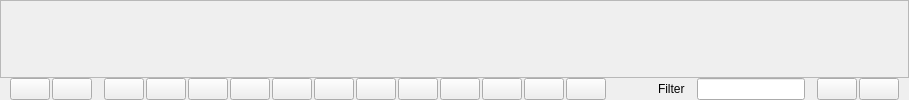
  <widget class="QDockWidget" name="dwResources">
   <property name="features">
    <set>QDockWidget::DockWidgetClosable|QDockWidget::DockWidgetMovable|QDockWidget::DockWidgetVerticalTitleBar</set>
   </property>
   <property name="windowTitle">
    <string>Resources</string>
   </property>
   <attribute name="dockWidgetArea">
    <number>4</number>
   </attribute>
   <widget class="QWidget" name="dockWidgetContents_6">
    <layout class="QGridLayout" name="gridLayout">
     <property name="leftMargin">
      <number>0</number>
     </property>
     <property name="topMargin">
      <number>0</number>
     </property>
     <property name="rightMargin">
      <number>0</number>
     </property>
     <property name="bottomMargin">
      <number>0</number>
     </property>
     <item row="0" column="0">
      <layout class="QVBoxLayout" name="verticalLayout_2">
       <property name="spacing">
        <number>0</number>
       </property>
       <item>
        <widget class="QScrollArea" name="scrollArea_2">
         <property name="widgetResizable">
          <bool>true</bool>
         </property>
         <widget class="QWidget" name="scrollAreaWidgetContents_2">
          <property name="geometry">
           <rect>
            <x>0</x>
            <y>0</y>
            <width>1254</width>
            <height>69</height>
           </rect>
          </property>
          <layout class="QGridLayout" name="gridLayout_4">
           <property name="leftMargin">
            <number>0</number>
           </property>
           <property name="topMargin">
            <number>0</number>
           </property>
           <property name="rightMargin">
            <number>0</number>
           </property>
           <property name="bottomMargin">
            <number>0</number>
           </property>
           <item row="0" column="0">
            <widget class="QAxResourcesWidget" name="wResources" native="true"/>
           </item>
          </layout>
         </widget>
        </widget>
       </item>
       <item>
        <layout class="QHBoxLayout" name="horizontalLayout_2">
         <property name="spacing">
          <number>12</number>
         </property>
         <property name="leftMargin">
          <number>10</number>
         </property>
         <property name="rightMargin">
          <number>10</number>
         </property>
         <item>
          <layout class="QHBoxLayout" name="horizontalLayout_5">
           <property name="spacing">
            <number>2</number>
           </property>
           <item>
            <widget class="QPushButton" name="bBack">
             <property name="text">
              <string/>
             </property>
             <property name="icon">
              <iconset resource="../AxisResources.qrc">
               <normaloff>:/Icons/Icons/Manipulate/BackArrow.png</normaloff>:/Icons/Icons/Manipulate/BackArrow.png</iconset>
             </property>
             <property name="iconSize">
              <size>
               <width>20</width>
               <height>20</height>
              </size>
             </property>
             <property name="checkable">
              <bool>false</bool>
             </property>
             <property name="autoExclusive">
              <bool>false</bool>
             </property>
            </widget>
           </item>
           <item>
            <widget class="QPushButton" name="bForward">
             <property name="text">
              <string/>
             </property>
             <property name="icon">
              <iconset resource="../AxisResources.qrc">
               <normaloff>:/Icons/Icons/Manipulate/ForwardArrow.png</normaloff>:/Icons/Icons/Manipulate/ForwardArrow.png</iconset>
             </property>
             <property name="iconSize">
              <size>
               <width>20</width>
               <height>20</height>
              </size>
             </property>
             <property name="checkable">
              <bool>false</bool>
             </property>
             <property name="autoExclusive">
              <bool>false</bool>
             </property>
            </widget>
           </item>
          </layout>
         </item>
         <item>
          <layout class="QHBoxLayout" name="horizontalLayout_3">
           <property name="spacing">
            <number>2</number>
           </property>
           <item>
            <widget class="QPushButton" name="bCamera">
             <property name="text">
              <string/>
             </property>
             <property name="icon">
              <iconset resource="../AxisResources.qrc">
               <normaloff>:/Icons/Icons/Resources/Camera.png</normaloff>:/Icons/Icons/Resources/Camera.png</iconset>
             </property>
             <property name="iconSize">
              <size>
               <width>20</width>
               <height>20</height>
              </size>
             </property>
             <property name="checkable">
              <bool>true</bool>
             </property>
             <property name="autoExclusive">
              <bool>true</bool>
             </property>
             <property name="AxResourceType" stdset="0">
              <number>1</number>
             </property>
            </widget>
           </item>
           <item>
            <widget class="QPushButton" name="bTransform">
             <property name="text">
              <string/>
             </property>
             <property name="icon">
              <iconset resource="../AxisResources.qrc">
               <normaloff>:/Icons/Icons/Resources/Transform.png</normaloff>:/Icons/Icons/Resources/Transform.png</iconset>
             </property>
             <property name="iconSize">
              <size>
               <width>20</width>
               <height>20</height>
              </size>
             </property>
             <property name="checkable">
              <bool>true</bool>
             </property>
             <property name="autoExclusive">
              <bool>true</bool>
             </property>
             <property name="AxResourceType" stdset="0">
              <number>2</number>
             </property>
            </widget>
           </item>
           <item>
            <widget class="QPushButton" name="bMaterial">
             <property name="text">
              <string/>
             </property>
             <property name="icon">
              <iconset resource="../AxisResources.qrc">
               <normaloff>:/Icons/Icons/Resources/Material.png</normaloff>:/Icons/Icons/Resources/Material.png</iconset>
             </property>
             <property name="iconSize">
              <size>
               <width>20</width>
               <height>20</height>
              </size>
             </property>
             <property name="checkable">
              <bool>true</bool>
             </property>
             <property name="autoExclusive">
              <bool>true</bool>
             </property>
             <property name="AxResourceType" stdset="0">
              <number>3</number>
             </property>
            </widget>
           </item>
           <item>
            <widget class="QPushButton" name="bMesh">
             <property name="text">
              <string/>
             </property>
             <property name="icon">
              <iconset resource="../AxisResources.qrc">
               <normaloff>:/Icons/Icons/Resources/Mesh.png</normaloff>:/Icons/Icons/Resources/Mesh.png</iconset>
             </property>
             <property name="iconSize">
              <size>
               <width>20</width>
               <height>20</height>
              </size>
             </property>
             <property name="checkable">
              <bool>true</bool>
             </property>
             <property name="autoExclusive">
              <bool>true</bool>
             </property>
             <property name="AxResourceType" stdset="0">
              <number>4</number>
             </property>
            </widget>
           </item>
           <item>
            <widget class="QPushButton" name="bTexture">
             <property name="text">
              <string/>
             </property>
             <property name="icon">
              <iconset resource="../AxisResources.qrc">
               <normaloff>:/Icons/Icons/Resources/Texture.png</normaloff>:/Icons/Icons/Resources/Texture.png</iconset>
             </property>
             <property name="iconSize">
              <size>
               <width>20</width>
               <height>20</height>
              </size>
             </property>
             <property name="checkable">
              <bool>true</bool>
             </property>
             <property name="autoExclusive">
              <bool>true</bool>
             </property>
             <property name="AxResourceType" stdset="0">
              <number>6</number>
             </property>
            </widget>
           </item>
           <item>
            <widget class="QPushButton" name="bMechanism">
             <property name="text">
              <string/>
             </property>
             <property name="icon">
              <iconset resource="../AxisResources.qrc">
               <normaloff>:/Icons/Icons/Resources/Mechanism.png</normaloff>:/Icons/Icons/Resources/Mechanism.png</iconset>
             </property>
             <property name="iconSize">
              <size>
               <width>20</width>
               <height>20</height>
              </size>
             </property>
             <property name="checkable">
              <bool>true</bool>
             </property>
             <property name="autoExclusive">
              <bool>true</bool>
             </property>
             <property name="AxResourceType" stdset="0">
              <number>8</number>
             </property>
            </widget>
           </item>
           <item>
            <widget class="QPushButton" name="bLight">
             <property name="text">
              <string/>
             </property>
             <property name="icon">
              <iconset resource="../AxisResources.qrc">
               <normaloff>:/Icons/Icons/Resources/Light.png</normaloff>:/Icons/Icons/Resources/Light.png</iconset>
             </property>
             <property name="iconSize">
              <size>
               <width>20</width>
               <height>20</height>
              </size>
             </property>
             <property name="checkable">
              <bool>true</bool>
             </property>
             <property name="autoExclusive">
              <bool>true</bool>
             </property>
             <property name="AxResourceType" stdset="0">
              <number>9</number>
             </property>
            </widget>
           </item>
           <item>
            <widget class="QPushButton" name="bPath">
             <property name="text">
              <string/>
             </property>
             <property name="icon">
              <iconset resource="../AxisResources.qrc">
               <normaloff>:/Icons/Icons/Resources/Path.png</normaloff>:/Icons/Icons/Resources/Path.png</iconset>
             </property>
             <property name="iconSize">
              <size>
               <width>20</width>
               <height>20</height>
              </size>
             </property>
             <property name="checkable">
              <bool>true</bool>
             </property>
             <property name="autoExclusive">
              <bool>true</bool>
             </property>
            </widget>
           </item>
           <item>
            <widget class="QPushButton" name="bScript">
             <property name="icon">
              <iconset resource="../AxisResources.qrc">
               <normaloff>:/Icons/Icons/Resources/Script.png</normaloff>:/Icons/Icons/Resources/Script.png</iconset>
             </property>
             <property name="iconSize">
              <size>
               <width>20</width>
               <height>20</height>
              </size>
             </property>
             <property name="checkable">
              <bool>true</bool>
             </property>
             <property name="autoExclusive">
              <bool>true</bool>
             </property>
             <property name="AxResourceType" stdset="0">
              <number>13</number>
             </property>
            </widget>
           </item>
           <item>
            <widget class="QPushButton" name="bSound">
             <property name="icon">
              <iconset resource="../AxisResources.qrc">
               <normaloff>:/Icons/Icons/Resources/Sound.png</normaloff>:/Icons/Icons/Resources/Sound.png</iconset>
             </property>
             <property name="iconSize">
              <size>
               <width>20</width>
               <height>20</height>
              </size>
             </property>
             <property name="checkable">
              <bool>true</bool>
             </property>
             <property name="autoExclusive">
              <bool>true</bool>
             </property>
             <property name="AxResourceType" stdset="0">
              <number>10</number>
             </property>
            </widget>
           </item>
           <item>
            <widget class="QPushButton" name="bSoundEmitter">
             <property name="icon">
              <iconset resource="../AxisResources.qrc">
               <normaloff>:/Icons/Icons/Resources/SoundEmitter.png</normaloff>:/Icons/Icons/Resources/SoundEmitter.png</iconset>
             </property>
             <property name="iconSize">
              <size>
               <width>20</width>
               <height>20</height>
              </size>
             </property>
             <property name="checkable">
              <bool>true</bool>
             </property>
             <property name="autoExclusive">
              <bool>true</bool>
             </property>
             <property name="AxResourceType" stdset="0">
              <number>11</number>
             </property>
            </widget>
           </item>
           <item>
            <widget class="QPushButton" name="bSoundReceptor">
             <property name="icon">
              <iconset resource="../AxisResources.qrc">
               <normaloff>:/Icons/Icons/Resources/SoundReceptor.png</normaloff>:/Icons/Icons/Resources/SoundReceptor.png</iconset>
             </property>
             <property name="iconSize">
              <size>
               <width>20</width>
               <height>20</height>
              </size>
             </property>
             <property name="checkable">
              <bool>true</bool>
             </property>
             <property name="autoExclusive">
              <bool>true</bool>
             </property>
             <property name="AxResourceType" stdset="0">
              <number>12</number>
             </property>
            </widget>
           </item>
          </layout>
         </item>
         <item>
          <spacer name="horizontalSpacer_2">
           <property name="orientation">
            <enum>Qt::Horizontal</enum>
           </property>
           <property name="sizeHint" stdset="0">
            <size>
             <width>40</width>
             <height>20</height>
            </size>
           </property>
          </spacer>
         </item>
         <item>
          <layout class="QHBoxLayout" name="horizontalLayout_4">
           <item>
            <widget class="QLabel" name="label">
             <property name="text">
              <string>Filter</string>
             </property>
             <property name="margin">
              <number>0</number>
             </property>
            </widget>
           </item>
           <item>
            <widget class="QLineEdit" name="eFilterResource"/>
           </item>
          </layout>
         </item>
         <item>
          <layout class="QHBoxLayout" name="horizontalLayout">
           <property name="spacing">
            <number>2</number>
           </property>
           <item>
            <widget class="QPushButton" name="bNewResource">
             <property name="text">
              <string/>
             </property>
             <property name="icon">
              <iconset resource="../AxisResources.qrc">
               <normaloff>:/Icons/Icons/Manipulate/New.png</normaloff>:/Icons/Icons/Manipulate/New.png</iconset>
             </property>
             <property name="iconSize">
              <size>
               <width>20</width>
               <height>20</height>
              </size>
             </property>
            </widget>
           </item>
           <item>
            <widget class="QPushButton" name="bDeleteResource">
             <property name="text">
              <string/>
             </property>
             <property name="icon">
              <iconset resource="../AxisResources.qrc">
               <normaloff>:/Icons/Icons/Manipulate/Delete.png</normaloff>:/Icons/Icons/Manipulate/Delete.png</iconset>
             </property>
             <property name="iconSize">
              <size>
               <width>20</width>
               <height>20</height>
              </size>
             </property>
            </widget>
           </item>
          </layout>
         </item>
        </layout>
       </item>
      </layout>
     </item>
    </layout>
   </widget>
  </widget>
